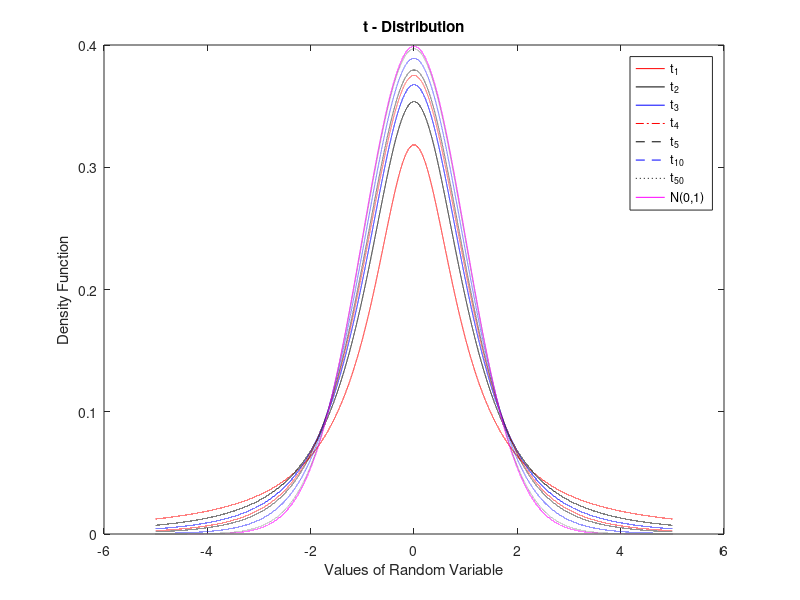

MATLAB code to generate this figure:
%--------------------------------------------------------------------------
%   
%   SELECTED SECTIONS OF ADJUSTMENT CALCULATION 
%   t-Square Distribution
%   
%   Task           : 2        
%   Author         : Arghadeep Mazumder
%   Version        : May 23, 2017
%   
%--------------------------------------------------------------------------

clc;
clear all;
close all;

x=-5:0.0001:5;

A=tpdf(x,1);
figure;
plot(x,A,'r','DisplayName','t_1')
hold on

B=tpdf(x,2);
plot(x,B,'k','DisplayName','t_2')
hold on

C=tpdf(x,3);
plot(x,C,'b','DisplayName','t_3')
hold on

D=tpdf(x,4);
plot(x,D,'r-.','DisplayName','t_4')
hold on

E=tpdf(x,5);
plot(x,E,'k--','DisplayName','t_5')
hold on

F=tpdf(x,10);
plot(x,F,'b--','DisplayName','t_1_0')
hold on

G=tpdf(x,50);
plot(x,G,'k:','DisplayName','t_5_0')
hold on

H= normpdf(x,0,1);
plot(x,H,'m','DisplayName','N(0,1)')
hold on

title('t - Distribution')
xlabel('Values of Random Variable')
ylabel('Density Function')
legend('show')